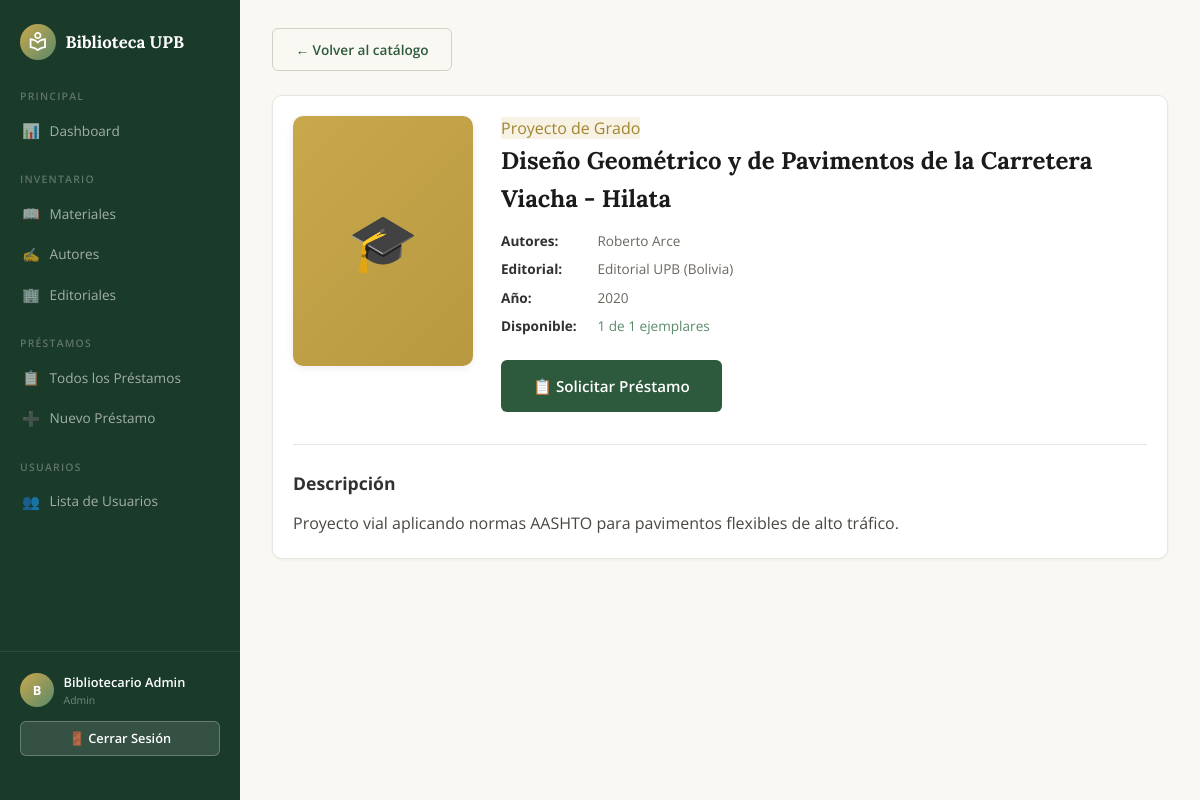
The app's page /usuario/detalle.php?id=77 (signed in) with its own data.
### tables this page shows
CREATE TABLE IF NOT EXISTS materiales (
    id INT AUTO_INCREMENT PRIMARY KEY,
    titulo VARCHAR(255) NOT NULL,
    categoria_id INT NOT NULL,
    editorial_id INT DEFAULT NULL,
    isbn VARCHAR(20) DEFAULT NULL,
    anio_publicacion INT DEFAULT NULL,
    cantidad_total INT NOT NULL DEFAULT 1,
    cantidad_disponible INT NOT NULL DEFAULT 1,
    descripcion TEXT DEFAULT NULL,
    created_at DATETIME DEFAULT CURRENT_TIMESTAMP,
    FOREIGN KEY (categoria_id) REFERENCES categorias(id),
    FOREIGN KEY (editorial_id) REFERENCES editoriales(id)
);

CREATE TABLE IF NOT EXISTS categorias (
    id INT AUTO_INCREMENT PRIMARY KEY,
    nombre VARCHAR(50) NOT NULL UNIQUE
);

CREATE TABLE IF NOT EXISTS editoriales (
    id INT AUTO_INCREMENT PRIMARY KEY,
    nombre VARCHAR(150) NOT NULL,
    pais VARCHAR(100) DEFAULT NULL
);

### usuario/detalle.php (the view, shortened to what this page needs)
<?php
require_once __DIR__ . '/../includes/header.php';
require_once __DIR__ . '/../config/conexion.php';
$id = intval($_GET['id'] ?? 0);
$stmt = $conexion->prepare("
    SELECT m.*, c.nombre AS categoria, e.nombre AS editorial, e.pais AS editorial_pais
    FROM materiales m
    JOIN categorias c ON m.categoria_id = c.id
    LEFT JOIN editoriales e ON m.editorial_id = e.id
    WHERE m.id = ?
");
$stmt->bind_param("i", $id);
$stmt->execute();
$material = $stmt->get_result()->fetch_assoc();
$autores = $conexion->query("
    SELECT a.nombre, a.apellido
    FROM autores a
    JOIN material_autor ma ON a.id = ma.autor_id
    WHERE ma.material_id = $id
");
$usuario_id = $_SESSION['usuario_id'];
$ya_prestado = $conexion->query("
    SELECT COUNT(*) AS total FROM prestamos
    WHERE usuario_id = $usuario_id AND material_id = $id AND estado = 'activo'
")->fetch_assoc()['total'];
$cover_class = 'cover-libro';
$cover_icon = '📖';
if ($material['categoria'] === 'Paper') {
    $cover_class = 'cover-paper';
    $cover_icon = '📄';
} elseif ($material['categoria'] === 'Proyecto de Grado') {
    $cover_class = 'cover-proyecto';
    $cover_icon = '🎓';
} elseif ($material['categoria'] === 'Tesis') {
    $cover_class = 'cover-tesis';
    $cover_icon = '📜';
}
?>
<div class="page-header">
    <a href="/Proyecto3/usuario/catalogo.php" class="btn btn-outline">← Volver al catálogo</a>
</div>
<div class="card">
    <div class="card-body">
        <div class="detail-header">
            <div class="detail-cover <?= $cover_class ?>">
                <?= $cover_icon ?>
            </div>
            <div class="detail-info">
                <?php
                $badge = 'badge-libro';
                if ($material['categoria'] === 'Paper')
                    $badge = 'badge-paper';
                elseif ($material['categoria'] === 'Proyecto de Grado')
                    $badge = 'badge-proyecto';
                elseif ($material['categoria'] === 'Tesis')
                    $badge = 'badge-tesis';
                ?>
                <span class="category-badge <?= $badge ?>"><?= htmlspecialchars($material['categoria']) ?></span>
                <h1><?= htmlspecialchars($material['titulo']) ?></h1>
                <div class="detail-meta">
                    <div class="detail-meta-item">
                        <strong>Autores:</strong>
                        <span>
                            <?php
                            $lista_autores = [];
                            while ($a = $autores->fetch_assoc()) {
                                $lista_autores[] = htmlspecialchars($a['nombre'] . ' ' . $a['apellido']);
                            }
                            echo !empty($lista_autores) ? implode(', ', $lista_autores) : 'No registrado';
                            ?>
                        </span>
                    </div>
                    <?php if ($material['editorial']): ?>
                        <div class="detail-meta-item">
                            <strong>Editorial:</strong>
                            <span><?= htmlspecialchars($material['editorial']) ?>
                                <?= $material['editorial_pais'] ? '(' . htmlspecialchars($material['editorial_pais']) . ')' : '' ?></span>
                        </div>
                    <?php endif; ?>
                    <?php if ($material['anio_publicacion']): ?>
                        <div class="detail-meta-item">
                            <strong>Año:</strong>
                            <span><?= $material['anio_publicacion'] ?></span>
                        </div>
                    <?php endif; ?>
                    <div class="detail-meta-item">
                        <strong>Disponible:</strong>
                        <span
                            class="availability <?= $material['cantidad_disponible'] > 0 ? 'available' : 'unavailable' ?>">
                            <?= $material['cantidad_disponible'] ?> de <?= $material['cantidad_total'] ?> ejemplares
                        </span>
                    </div>
                </div>
                <div style="margin-top:1.5rem;">
                    <?php if ($ya_prestado > 0): ?>
                        <div class="alert alert-info" style="margin-bottom:0;">ℹ️ Ya tienes este material en préstamo.</div>
                    <?php elseif ($material['cantidad_disponible'] > 0): ?>
                        <a href="/Proyecto3/usuario/solicitar_prestamo.php?material_id=<?= $id ?>"
                            class="btn btn-primary btn-lg"
                            onclick="return confirm('¿Solicitar préstamo de este material?')">
                            📋 Solicitar Préstamo
                        </a>
                    <?php endif; ?>
                </div>
            </div>
        </div>
        <?php if ($material['descripcion']): ?>
            <div style="margin-top:2rem; padding-top:1.5rem; border-top:1px solid var(--gray-200);">
                <h3 style="font-size:1.1rem; font-weight:700; margin-bottom:0.75rem;">Descripción</h3>
                <p style="color:var(--gray-600); line-height:1.8;"><?= nl2br(htmlspecialchars($material['descripcion'])) ?>
                </p>
            </div>
        <?php endif; ?>
    </div>
</div>
<?php require_once __DIR__ . '/../includes/footer.php'; ?>

### assets/css/styles.css (style rules this page uses)
:root { --cream: #f5f0e8; --cream-light: #faf8f3; --gold: #c9a84c; --gold-light: #e8c96a; --gold-pale: #f5e6b8; --deep-green: #1a3a2a; --mid-green: #2d5a3d; --sage: #5a8a6a; --sage-light: #7ba88a; --sky: #7ab3c8; --white: #ffffff; --dark: #1a1a1a; --gray-100: #f7f7f5; --gray-200: #e8e6e1; --gray-300: #d4d1ca; --gray-400: #9e9a91; --gray-500: #6b6760; --gray-600: #4a4740; --gray-700: #333130; --shadow-sm: 0 1px 3px rgba(0, 0, 0, 0.06); --shadow: 0 2px 8px rgba(0, 0, 0, 0.08); --shadow-lg: 0 8px 24px rgba(0, 0, 0, 0.1); --radius: 10px; --radius-sm: 6px; --transition: all 0.2s ease; }
*, *::before, *::after { margin: 0; padding: 0; box-sizing: border-box; }
body { font-family: 'Open Sans', sans-serif; color: var(--gray-700); background: var(--cream-light); line-height: 1.6; min-height: 100vh; }
a { text-decoration: none; color: inherit; }
.btn { display: inline-flex; align-items: center; gap: 0.4rem; padding: 0.6rem 1.4rem; border-radius: var(--radius-sm); font-family: 'Open Sans', sans-serif; font-weight: 600; font-size: 0.85rem; border: none; cursor: pointer; transition: var(--transition); text-align: center; justify-content: center; }
.btn-primary { background: var(--mid-green); color: var(--white); }
.btn-outline { background: transparent; color: var(--mid-green); border: 1.5px solid var(--gray-300); }
.btn-lg { padding: 0.85rem 2rem; font-size: 0.95rem; }
.page-header { display: flex; align-items: center; justify-content: space-between; margin-bottom: 1.5rem; flex-wrap: wrap; gap: 0.75rem; }
.card { background: var(--white); border-radius: var(--radius); box-shadow: var(--shadow-sm); border: 1px solid var(--gray-200); overflow: hidden; }
.card-body { padding: 1.25rem; }
.badge-proyecto { background: rgba(201, 168, 76, 0.15); color: #a08430; }
.availability.available { color: var(--sage); }
.detail-header { display: flex; gap: 1.75rem; align-items: flex-start; }
.detail-cover { width: 180px; height: 250px; border-radius: var(--radius); display: flex; align-items: center; justify-content: center; font-size: 3.5rem; flex-shrink: 0; box-shadow: var(--shadow); }
.cover-proyecto { background: linear-gradient(135deg, var(--gold), #b89940); color: white; }
.detail-info h1 { font-family: 'Lora', serif; font-size: 1.5rem; font-weight: 700; color: var(--dark); margin-bottom: 0.4rem; }
.detail-meta { display: flex; flex-direction: column; gap: 0.4rem; margin-top: 0.75rem; }
.detail-meta-item { display: flex; gap: 0.4rem; font-size: 0.85rem; color: var(--gray-500); }
.detail-meta-item strong { color: var(--gray-700); min-width: 90px; }

### records on screen
materiales: categoria.nombre "🎓", categoria.nombre "Proyecto de Grado", titulo "Diseño Geométrico y de Pavimentos de la Carretera Viacha - Hilata", editorial.nombre "Editorial UPB", editorial.pais "Bolivia", anio_publicacion "2020", cantidad_disponible "1", cantidad_total "1", descripcion "Proyecto vial aplicando normas AASHTO para pavimentos flexibles de alto tráfico."

### other values on screen
substr($_SESSION['nombre'] ?? 'U', 0, 1) "B"
$_SESSION['nombre'] "Bibliotecario Admin"
$_SESSION['rol'] "Admin"
implode(', ', $lista_autores) "Roberto Arce"
